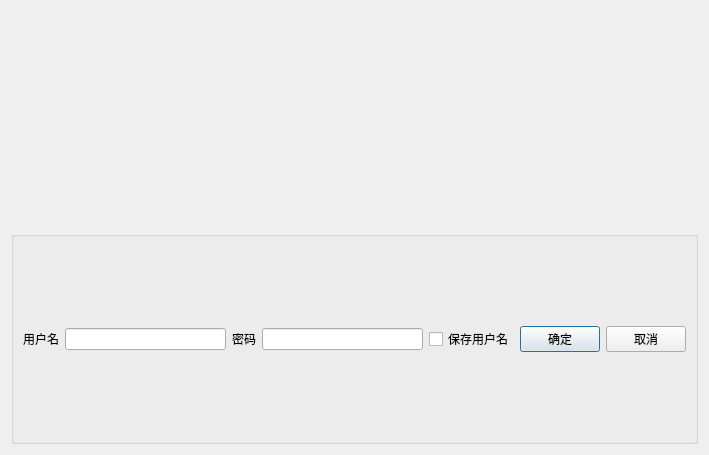
<?xml version="1.0" encoding="UTF-8"?>
<ui version="4.0">
 <class>QDlgLogin</class>
 <widget class="QDialog" name="QDlgLogin">
  <property name="geometry">
   <rect>
    <x>0</x>
    <y>0</y>
    <width>709</width>
    <height>455</height>
   </rect>
  </property>
  <property name="windowTitle">
   <string>Dialog</string>
  </property>
  <layout class="QVBoxLayout" name="verticalLayout">
   <item>
    <widget class="QLabel" name="label">
     <property name="text">
      <string/>
     </property>
     <property name="pixmap">
      <pixmap>images/timg.jpg</pixmap>
     </property>
    </widget>
   </item>
   <item>
    <widget class="QGroupBox" name="groupBox">
     <property name="title">
      <string/>
     </property>
     <layout class="QHBoxLayout" name="horizontalLayout">
      <item>
       <widget class="QLabel" name="label_2">
        <property name="text">
         <string>用户名</string>
        </property>
       </widget>
      </item>
      <item>
       <widget class="QLineEdit" name="editUser"/>
      </item>
      <item>
       <widget class="QLabel" name="label_3">
        <property name="text">
         <string>密码</string>
        </property>
       </widget>
      </item>
      <item>
       <widget class="QLineEdit" name="editPSWD"/>
      </item>
      <item>
       <widget class="QCheckBox" name="chkBoxSave">
        <property name="text">
         <string>保存用户名</string>
        </property>
       </widget>
      </item>
      <item>
       <widget class="QPushButton" name="btnOK">
        <property name="text">
         <string>确定</string>
        </property>
       </widget>
      </item>
      <item>
       <widget class="QPushButton" name="btnCancle">
        <property name="text">
         <string>取消</string>
        </property>
       </widget>
      </item>
     </layout>
    </widget>
   </item>
  </layout>
 </widget>
 <resources/>
 <connections>
  <connection>
   <sender>btnCancle</sender>
   <signal>clicked()</signal>
   <receiver>QDlgLogin</receiver>
   <slot>close()</slot>
   <hints>
    <hint type="sourcelabel">
     <x>652</x>
     <y>424</y>
    </hint>
    <hint type="destinationlabel">
     <x>354</x>
     <y>227</y>
    </hint>
   </hints>
  </connection>
 </connections>
</ui>
